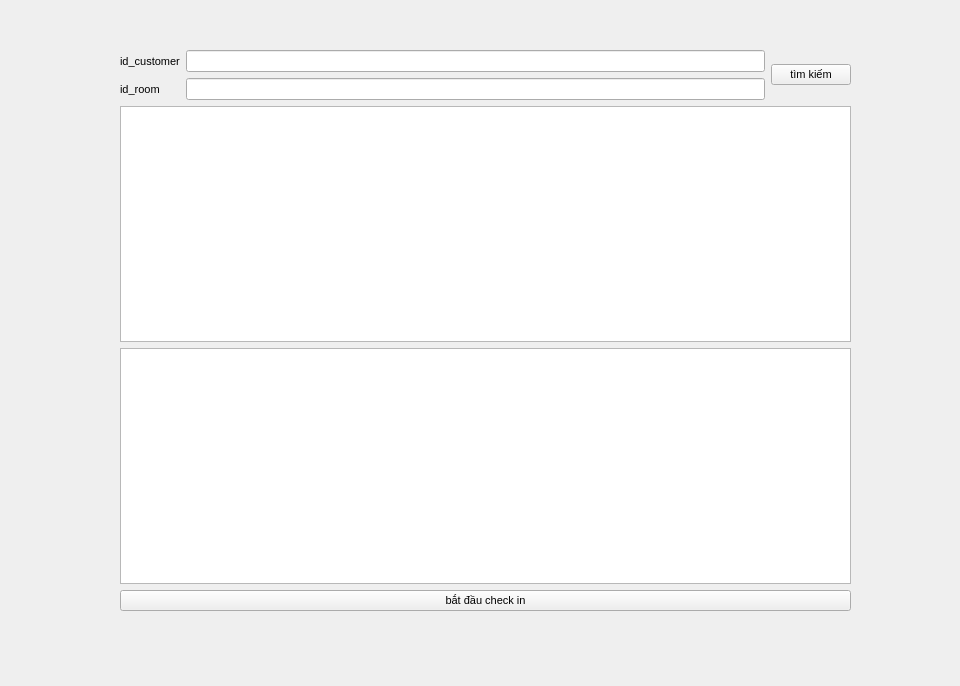
<?xml version="1.0" encoding="UTF-8"?>
<ui version="4.0">
 <class>Form</class>
 <widget class="QWidget" name="Form">
  <property name="geometry">
   <rect>
    <x>0</x>
    <y>0</y>
    <width>960</width>
    <height>686</height>
   </rect>
  </property>
  <property name="windowTitle">
   <string>Form</string>
  </property>
  <widget class="QWidget" name="">
   <property name="geometry">
    <rect>
     <x>120</x>
     <y>50</y>
     <width>731</width>
     <height>561</height>
    </rect>
   </property>
   <property name="font">
    <font>
     <pointsize>8</pointsize>
    </font>
   </property>
   <layout class="QVBoxLayout" name="verticalLayout_2">
    <item>
     <layout class="QVBoxLayout" name="verticalLayout">
      <item>
       <layout class="QHBoxLayout" name="horizontalLayout">
        <item>
         <layout class="QGridLayout" name="gridLayout">
          <item row="0" column="0">
           <widget class="QLabel" name="label">
            <property name="font">
             <font>
              <pointsize>8</pointsize>
             </font>
            </property>
            <property name="text">
             <string>id_customer</string>
            </property>
           </widget>
          </item>
          <item row="1" column="0">
           <widget class="QLabel" name="label_2">
            <property name="font">
             <font>
              <pointsize>8</pointsize>
             </font>
            </property>
            <property name="text">
             <string>id_room</string>
            </property>
           </widget>
          </item>
          <item row="1" column="1">
           <widget class="QLineEdit" name="lineEdit_2">
            <property name="font">
             <font>
              <pointsize>8</pointsize>
             </font>
            </property>
           </widget>
          </item>
          <item row="0" column="1">
           <widget class="QLineEdit" name="lineEdit">
            <property name="font">
             <font>
              <pointsize>8</pointsize>
             </font>
            </property>
           </widget>
          </item>
         </layout>
        </item>
        <item>
         <widget class="QPushButton" name="pushButton">
          <property name="font">
           <font>
            <pointsize>8</pointsize>
           </font>
          </property>
          <property name="text">
           <string>tìm kiếm</string>
          </property>
         </widget>
        </item>
       </layout>
      </item>
      <item>
       <widget class="QTableView" name="tableView">
        <property name="font">
         <font>
          <pointsize>8</pointsize>
         </font>
        </property>
       </widget>
      </item>
      <item>
       <widget class="QTableView" name="tableView_2"/>
      </item>
     </layout>
    </item>
    <item>
     <widget class="QPushButton" name="pushButton_2">
      <property name="font">
       <font>
        <pointsize>8</pointsize>
       </font>
      </property>
      <property name="text">
       <string>bắt đầu check in</string>
      </property>
     </widget>
    </item>
   </layout>
  </widget>
 </widget>
 <resources/>
 <connections/>
</ui>
